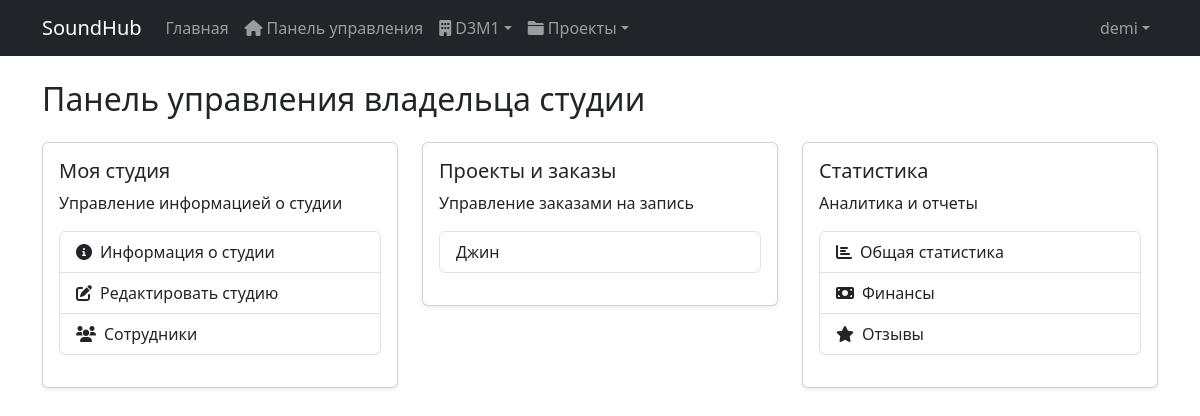
/api/users/dashboard/studio-owner/ (signed in), run on the app's committed database.
### studios/models.py (models this page shows)
class Studio(models.Model):
    name = models.CharField(max_length=255)
    owner = models.ForeignKey(User, related_name='owned_studios', on_delete=models.CASCADE)
    workers = models.ManyToManyField(User, related_name='work_studios')
    description = models.TextField()
    address = models.TextField()
    equipment_list = models.JSONField(default=list)
    pricing = models.JSONField(default=dict)  # Формат: {"service_type": price}
    commission_percent = models.DecimalField(max_digits=5, decimal_places=2)  # Комиссия студии

### users/models.py (models this page shows)
class User(AbstractUser):
    USER_TYPES = (
        ('musician', 'Музыкант'),
        ('studio_owner', 'Владелец студии'),
        ('studio_worker', 'Работник студии')
    )
    user_type = models.CharField(max_length=20, choices=USER_TYPES)
    phone = models.CharField(max_length=20, blank=True)
    is_verified = models.BooleanField(default=False)

### chats/models.py (models this page shows, shortened)
class Project(models.Model):
    title = models.CharField(max_length=200)
    description = models.TextField(blank=True)
    created_at = models.DateTimeField(default=timezone.now)
    updated_at = models.DateTimeField(auto_now=True)
    client = models.ForeignKey(settings.AUTH_USER_MODEL, on_delete=models.CASCADE, related_name='client_projects', default=0)
    studio = models.ForeignKey('studios.Studio', on_delete=models.CASCADE, related_name='studio_projects', default=0)
    status = models.CharField(max_length=20, choices=[
        ('new', 'Новый'),
        ('in_progress', 'В работе'),
        ('completed', 'Завершен'),
        ('cancelled', 'Отменен')
    ], default='new')

### users/views.py (the view)
# urls.py: path('dashboard/studio-owner/', studio_owner_dashboard, name='studio_owner_dashboard'),
@login_required
def studio_owner_dashboard(request):
    if request.user.user_type != 'studio_owner':
        messages.error(request, 'У вас нет доступа к этой странице.')
        return redirect('profile')
    return render(request, 'users/dashboards/studio_owner_dashboard.html')

### chats/models.py (called while the page is built)
    def get_last_message(self):
        return self.messages.order_by('-created_at').first()

### users/templates/users/dashboards/studio_owner_dashboard.html (shortened to what this page needs)
{% extends 'base.html' %}
{% load static %}
{% block content %}
<div class="container mt-4">
    <h2>Панель управления владельца студии</h2>
    <div class="row mt-4">
        <div class="col-md-4">
            <div class="card shadow-sm">
                <div class="card-body">
                    <h5 class="card-title">Моя студия</h5>
                    <p class="card-text">Управление информацией о студии</p>
                    {% if user.owned_studios.exists %}
                        {% with studio=user.owned_studios.first %}
                        <div class="list-group mb-3">
                            <a href="{% url 'studios:studio_detail' studio.id %}" class="list-group-item list-group-item-action">
                                <i class="fas fa-info-circle me-2"></i>Информация о студии
                            </a>
                            <a href="{% url 'studios:studio_retrieve_update' studio.id %}" class="list-group-item list-group-item-action">
                                <i class="fas fa-edit me-2"></i>Редактировать студию
                            </a>
                            <a href="{% url 'studios:studio_workers' studio.id %}" class="list-group-item list-group-item-action">
                                <i class="fas fa-users me-2"></i>Сотрудники
                            </a>
                        </div>
                        {% endwith %}
                    {% else %}
                        <p class="text-muted">У вас пока нет студии</p>
                        <a href="{% url 'studios:create_studio' %}" class="btn btn-primary">Создать студию</a>
                    {% endif %}
                </div>
            </div>
        </div>
        <div class="col-md-4">
            <div class="card shadow-sm">
                <div class="card-body">
                    <h5 class="card-title">Проекты и заказы</h5>
                    <p class="card-text">Управление заказами на запись</p>
                    {% if user.owned_studios.exists %}
                        {% with studio=user.owned_studios.first %}
                        <div class="list-group mb-3">
                            {% for project in studio.studio_projects.all|slice:":3" %}
                                <a href="{% url 'chats:project_chat' project.id %}" class="list-group-item list-group-item-action d-flex justify-content-between align-items-center">
                                    {{ project.title }}
                                    <span class="badge bg-{{ project.status }} rounded-pill">{{ project.get_status_display }}</span>
                                </a>
                            {% endfor %}
                        </div>
                        {% endwith %}
                    {% else %}
                        <p class="text-muted">Создайте студию, чтобы начать принимать заказы</p>
                    {% endif %}
                </div>
            </div>
        </div>
        <div class="col-md-4">
            <div class="card shadow-sm">
                <div class="card-body">
                    <h5 class="card-title">Статистика</h5>
                    <p class="card-text">Аналитика и отчеты</p>
                    {% if user.owned_studios.exists %}
                        {% with studio=user.owned_studios.first %}
                        <div class="list-group mb-3">
                            <a href="{% url 'studios:studio_statistics' studio.id %}" class="list-group-item list-group-item-action">
                                <i class="fas fa-chart-bar me-2"></i>Общая статистика
                            </a>
                            <a href="{% url 'studios:studio_finances' studio.id %}" class="list-group-item list-group-item-action">
                                <i class="fas fa-money-bill me-2"></i>Финансы
                            </a>
                            <a href="{% url 'studios:studio_reviews' studio.id %}" class="list-group-item list-group-item-action">
                                <i class="fas fa-star me-2"></i>Отзывы
                            </a>
                        </div>
                        {% endwith %}
                    {% else %}
                        <p class="text-muted">Статистика будет доступна после создания студии</p>
                    {% endif %}
                </div>
            </div>
        </div>
    </div>
</div>
{% endblock %}

### templates/base.html (shortened to what this page needs)
<!DOCTYPE html>
<html lang="ru">
  <head>
    <link href="https://cdn.jsdelivr.net/npm/bootstrap@5.3.0/dist/css/bootstrap.min.css" rel="stylesheet" />
    <link rel="stylesheet" href="https://cdnjs.cloudflare.com/ajax/libs/font-awesome/6.0.0/css/all.min.css" />
  </head>
  <body>
    <nav class="navbar navbar-expand-lg navbar-dark bg-dark">
      <div class="container">
        <a class="navbar-brand" href="{% url 'index' %}">SoundHub</a>
        <div class="collapse navbar-collapse" id="navbarNav">
          <ul class="navbar-nav me-auto">
            <li class="nav-item">
              <a class="nav-link" href="{% url 'index' %}">Главная</a>
            </li>
            {% if user.is_authenticated %}
              {% if user.user_type == 'musician' %}
                <li class="nav-item">
                  <a class="nav-link" href="{% url 'musician_dashboard' %}"><i class="fas fa-home me-1"></i>Панель управления</a>
                </li>
                <li class="nav-item">
                  <a class="nav-link" href="{% url 'studios:studios_list' %}"><i class="fas fa-plus me-1"></i>Создать проект</a>
                </li>
                <li class="nav-item dropdown">
                  <a class="nav-link dropdown-toggle" href="#" id="projectsDropdown" role="button" data-bs-toggle="dropdown"><i class="fas fa-folder me-1"></i>Мои проекты</a>
                  <ul class="dropdown-menu">
                    {% for project in user.client_projects.all|slice:':5' %}
                      <li>
                        <a class="dropdown-item" href="{% url 'chats:project_chat' project.id %}">
                          {{ project.title }}
                          {% if project.chat.get_last_message and not project.chat.get_last_message.is_read and project.chat.get_last_message.sender != user %}
                            <span class="badge bg-danger">Новое</span>
                          {% endif %}
                        </a>
                      </li>
                    {% empty %}
                      <li>
                        <span class="dropdown-item text-muted">Нет проектов</span>
                      </li>
                    {% endfor %}
                    {% if user.client_projects.count > 5 %}
                      <li>
                        <hr class="dropdown-divider" />
                      </li>
                      <li>
                        <a class="dropdown-item" href="{% url 'musician_projects' %}">Все проекты</a>
                      </li>
                    {% endif %}
                  </ul>
                </li>
              {% elif user.user_type == 'studio_owner' %}
                <li class="nav-item">
                  <a class="nav-link" href="{% url 'studio_owner_dashboard' %}"><i class="fas fa-home me-1"></i>Панель управления</a>
                </li>
                {% if user.owned_studios.exists %}
                  {% with studio=user.owned_studios.first %}
                    <li class="nav-item dropdown">
                      <a class="nav-link dropdown-toggle" href="#" id="studioDropdown" role="button" data-bs-toggle="dropdown"><i class="fas fa-building me-1"></i>{{ studio.name }}</a>
                    </li>
                    <li class="nav-item dropdown">
                      <a class="nav-link dropdown-toggle" href="#" id="projectsDropdown" role="button" data-bs-toggle="dropdown"><i class="fas fa-folder me-1"></i>Проекты</a>
                    </li>
                  {% endwith %}
                {% endif %}
              {% endif %}
            {% endif %}
          </ul>
          <ul class="navbar-nav">
            {% if user.is_authenticated %}
              <li class="nav-item dropdown">
                <a class="nav-link dropdown-toggle" href="#" id="navbarDropdown" role="button" data-bs-toggle="dropdown">{{ user.username }}</a>
              </li>
            {% endif %}
          </ul>
        </div>
      </div>
    </nav>
    {% block content %}
    {% endblock %}
  </body>
</html>

### data on the page
Studio: name "D3M1"
User: username "demi"
Project: title "Джин"
